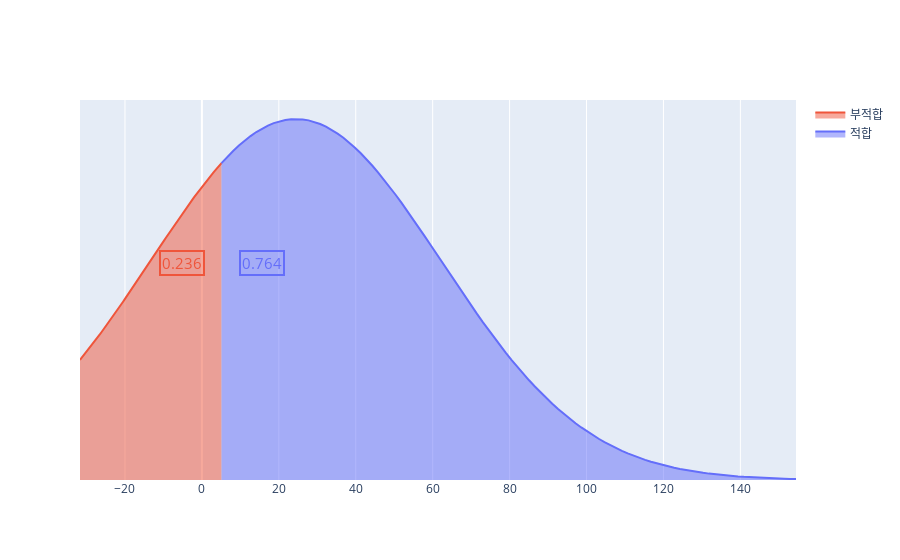

Write notebook code for a chart like this one.
### Code cell
EVCS_pro,EVCS_pro_negative = cal_norm(df_EV_per_charger['충전기당 전기차수'].mean(),
                                      df_EV_per_charger['충전기당 전기차수'].std(),
                                      df_EV_per_charger['충전기당 전기차수'].min(),
                                      df_EV_per_charger['충전기당 전기차수'].max(),
                                      EV_per_charger_standard,
                                      False)
